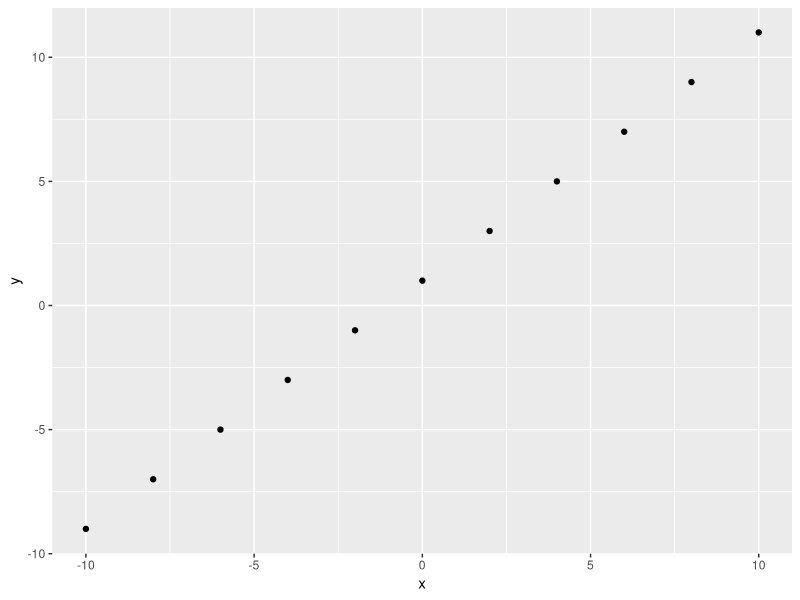
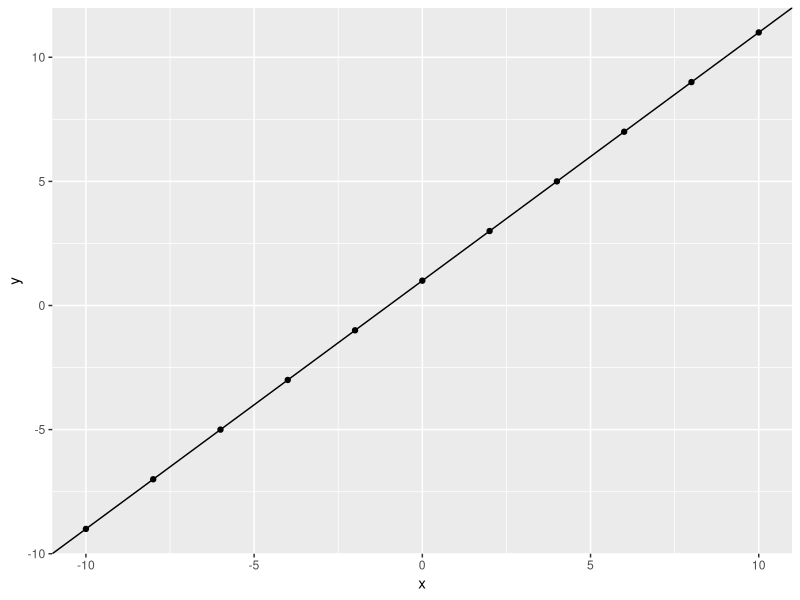
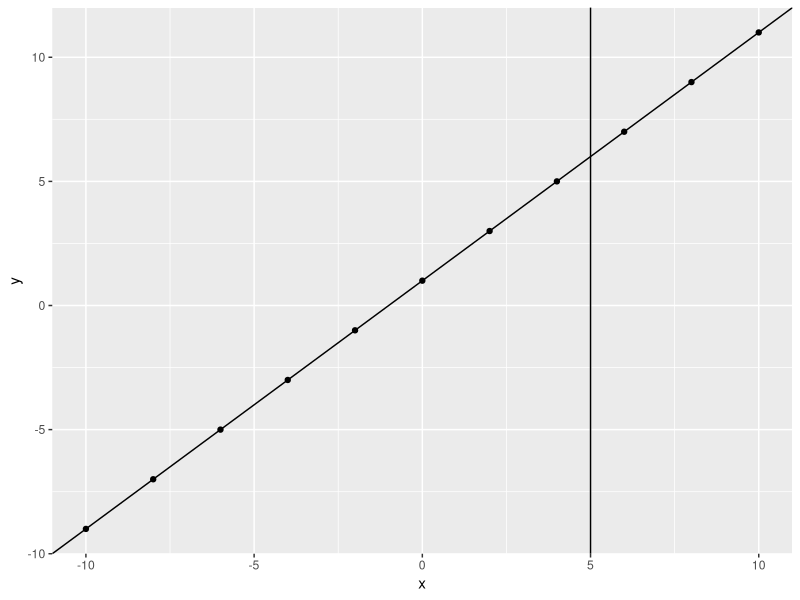
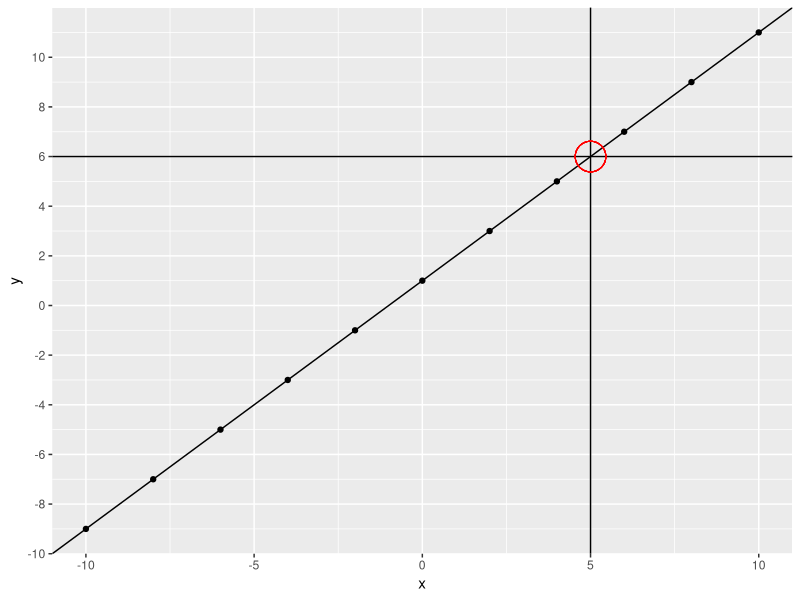
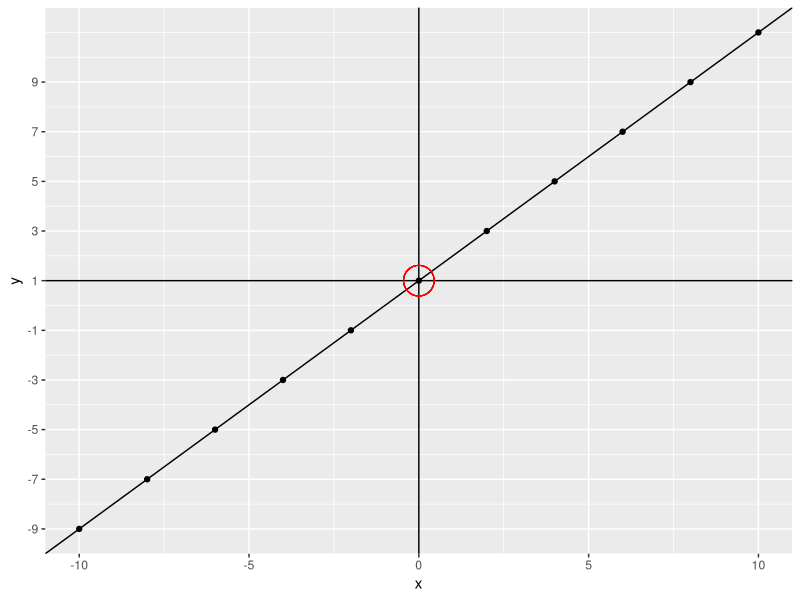
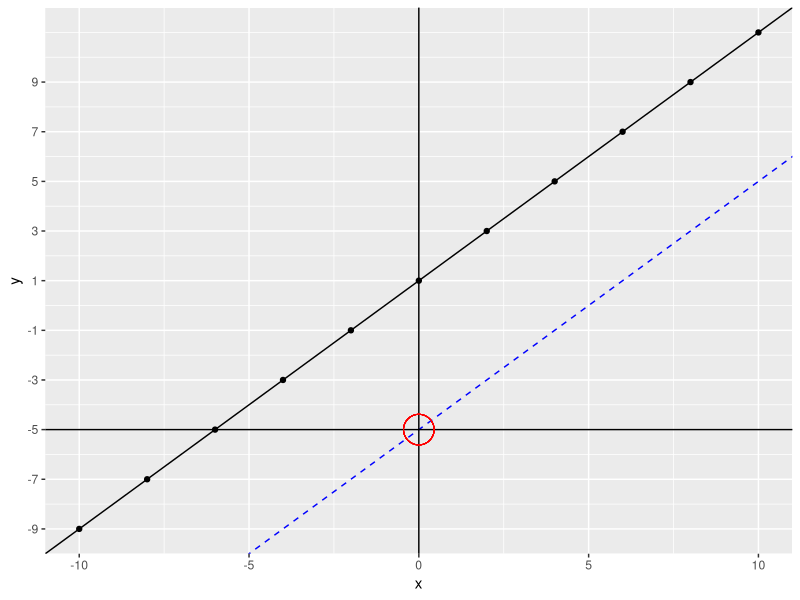
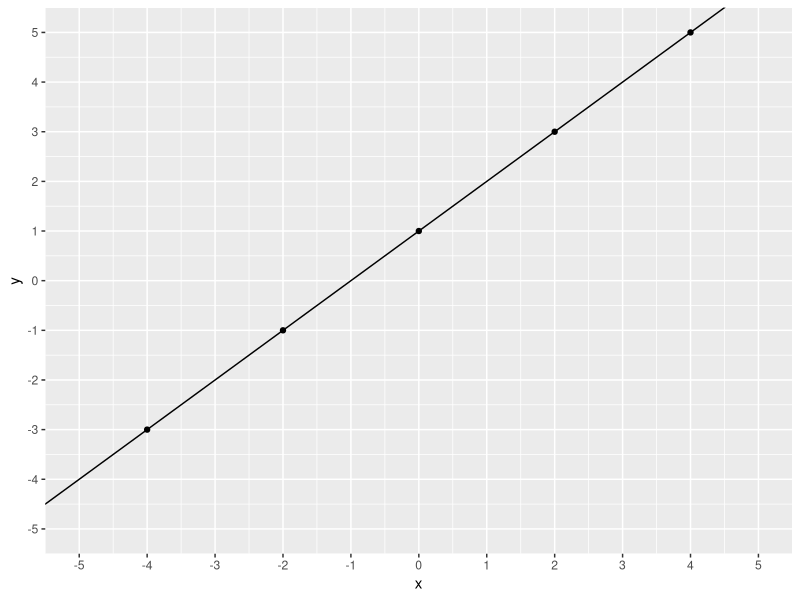
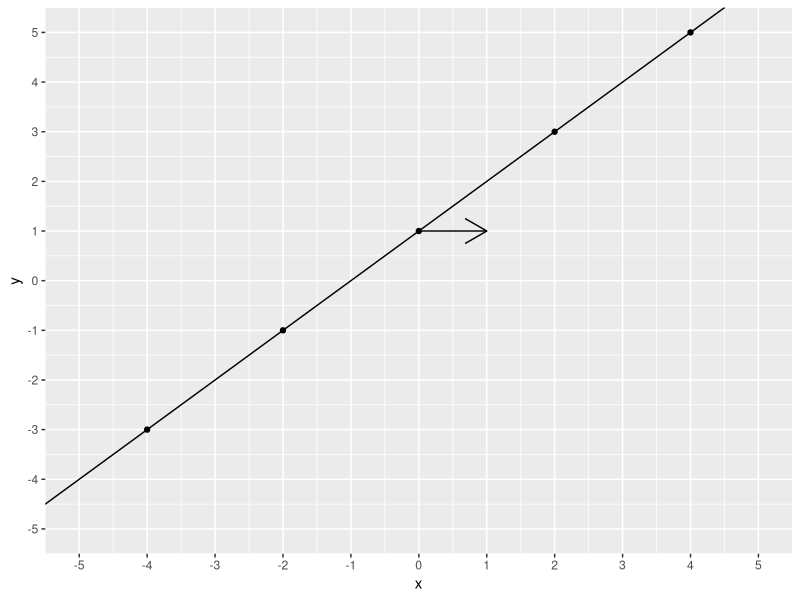

Reproduce these figures in R, in order.
## ---- chunk 1
library(ggplot2)
library(dplyr)
## ---- chunk 2
set.seed(42)
## ---- chunk 3
sp_cor <- data.frame(
  year = factor(2005:2009),
  cage_films = c(2, 3, 4, 1, 4),
  fem_editors = c(9, 14, 19, 12, 19)
)

head(sp_cor)
## ---- chunk 4
str(sp_cor)
## ---- chunk 5
cor.test(sp_cor$cage_films, sp_cor$fem_editors)
## ---- chunk 6
mod <- lm(sp_cor$cage_films ~ sp_cor$fem_editors)
summary(mod)
## ---- chunk 7
sqrt(summary(mod)$r.squared)
## ---- chunk 8
mod <- lm(sp_cor$fem_editors ~ sp_cor$cage_films)
summary(mod)
## ---- chunk 9
x <- seq(from = -10, to = 10, by = 2)
y <- x + 1

ggplot(data.frame(x, y), aes(x, y))+
        geom_point()
## ---- chunk 10

ggplot(data.frame(x, y), aes(x, y))+
        geom_point() +
        geom_abline(slope = 1, intercept = 1)
## ---- chunk 11
ggplot(data.frame(x, y), aes(x, y)) +
  geom_point() +
  geom_abline(slope = 1, intercept = 1) +
  geom_vline(xintercept = 5)
## ---- chunk 12
ggplot(data.frame(x, y), aes(x, y)) +
  geom_point() +
  geom_abline(slope = 1, intercept = 1) +
  geom_vline(xintercept = 5) +
  geom_hline(yintercept = 6) +
  geom_point(aes(x = 5, y = 6), size = 10, shape = 21, color = "red") +
  scale_y_continuous(breaks = c(seq(from = -10, to = 10, by = 2)))
## ---- chunk 13
slope <- 1
intercept <- 1
predicted_y <- 5 * slope + intercept 
predicted_y
## ---- chunk 14
ggplot(data.frame(x, y), aes(x, y)) +
  geom_point() +
  geom_abline(slope = 1, intercept = 1) +
  geom_vline(xintercept = 0) +
  geom_hline(yintercept = 1) +
  geom_point(aes(x = 0, y = 1), size = 10, shape = 21, color = "red") +
  scale_y_continuous(breaks = c(seq(from = -9, to = 9, by = 2)))
## ---- chunk 15
ggplot(data.frame(x, y), aes(x, y)) +
  geom_point() +
  geom_abline(slope = 1, intercept = 1) +
  geom_abline(slope = 1, intercept = -5, color = "blue", linetype = 2) +
  geom_vline(xintercept = 0) +
  geom_hline(yintercept = -5) +
  geom_point(aes(x = 0, y = -5), size = 10, shape = 21, color = "red") +
  scale_y_continuous(breaks = c(seq(from = -9, to = 9, by = 2)))

## ---- chunk 16
ggplot(data.frame(x, y), aes(x, y)) +
  geom_point() +
  geom_abline(slope = 1, intercept = 1) +
  scale_x_continuous(breaks = c(seq(from = -5, to = 5, by = 1))) +
  scale_y_continuous(breaks = c(seq(from = -5, to = 5, by = 1))) +
  coord_cartesian(ylim = c(-5, 5), xlim = c(-5, 5))
## ---- chunk 17
ggplot(data.frame(x, y), aes(x, y)) +
  geom_point() +
  geom_abline(slope = 1, intercept = 1) +
  scale_x_continuous(breaks = c(seq(from = -5, to = 5, by = 1))) +
  scale_y_continuous(breaks = c(seq(from = -5, to = 5, by = 1))) +
  coord_cartesian(ylim = c(-5, 5), xlim = c(-5, 5)) +
  annotate(
    geom = "segment", x = 0, xend = 1, y = 1, yend = 1,
    arrow = arrow()
  )
## ---- chunk 18
ggplot(data.frame(x, y), aes(x, y)) +
  geom_point() +
  geom_abline(slope = 1, intercept = 1) +
  scale_x_continuous(breaks = c(seq(from = -5, to = 5, by = 1))) +
  scale_y_continuous(breaks = c(seq(from = -5, to = 5, by = 1))) +
  coord_cartesian(ylim = c(-5, 5), xlim = c(-5, 5)) +
  annotate(geom = "segment", x = 0, xend = 1, y = 1, yend = 1) +
  annotate(
    geom = "segment", x = 1, xend = 1, y = 1, yend = 2,
    arrow = arrow()
  )
## ---- chunk 19
ggplot(data.frame(x, y), aes(x, y)) +
  geom_point() +
  geom_abline(slope = 1, intercept = 1) +
  scale_x_continuous(breaks = c(seq(from = -5, to = 5, by = 1))) +
  scale_y_continuous(breaks = c(seq(from = -5, to = 5, by = 1))) +
  coord_cartesian(ylim = c(-5, 5), xlim = c(-5, 5)) +
  annotate(geom = "segment", x = 0, xend = 1, y = 1, yend = 1) +
  annotate(geom = "segment", x = 1, xend = 1, y = 1, yend = 2) +
  annotate(geom = "segment", x = 1, xend = -6, y = 2, yend = 2, linetype = 3)
## ---- chunk 20
ggplot(data.frame(x, y), aes(x, y)) +
  geom_point() +
  geom_abline(slope = 1, intercept = 1) +
  scale_x_continuous(breaks = c(seq(from = -5, to = 5, by = 1))) +
  scale_y_continuous(breaks = c(seq(from = -5, to = 5, by = 1))) +
  coord_cartesian(ylim = c(-5, 5), xlim = c(-5, 5)) +
  annotate(geom = "segment", x = 0, xend = 1, y = 1, yend = 1) +
  annotate(geom = "segment", x = 1, xend = 1, y = 1, yend = 2) +
  annotate(geom = "text", x = 0.5, y = 0.5, label = "1") +
  annotate(geom = "text", x = 1.5, y = 1.5, label = "1")
## ---- chunk 21
slope <- 3
intercept <- 1
xval <- 1
y_predict <- slope * xval + intercept
y_predict
## ---- chunk 22
ggplot(data.frame(x, y), aes(x, y)) +
  geom_point() +
  geom_abline(slope = 1, intercept = 1) +
  geom_abline(slope = 3, intercept = 1, color = "blue", linetype = 2) +
  scale_x_continuous(breaks = c(seq(from = -5, to = 5, by = 1))) +
  scale_y_continuous(breaks = c(seq(from = -5, to = 5, by = 1))) +
  coord_cartesian(ylim = c(-5, 5), xlim = c(-5, 5)) +
  annotate(geom = "segment", x = 0, xend = 1, y = 1, yend = 1) +
  annotate(geom = "text", x = 0.5, y = 0.5, label = "1") +
  annotate(
    geom = "segment", x = 1, xend = 1, y = 1, yend = 4,
    color = "blue", linetype = 2
  ) +
  annotate(geom = "text", x = 1.2, y = 2.5, label = "3", color = "blue") +
  annotate(
    geom = "segment", x = 1, xend = -6, y = 4, yend = 4,
    linetype = 3, color = "blue"
  )
        
## ---- chunk 23
x <- rnorm(50, mean = 0, sd = 1)
y <- x + rnorm(50, mean = 3, sd = 0.5)
xx <- data.frame(
  x = x,
  y = y
)

ggplot(xx, aes(x, y)) +
  geom_point()
## ---- chunk 24
mod <- lm(y ~ x, data = xx)
summary(mod)
## ---- chunk 25
mod$coefficients
## ---- chunk 26
ggplot(xx, aes(x, y)) +
  geom_point() +
  geom_abline(
    slope = mod$coefficients[2],
    intercept = mod$coefficients[1]
  )
        
## ---- chunk 27
x <- seq(from = 1, to = 10, by = 1)
y <- c(2, 1, 5, 4, 3, 7, 4, 6, 10, 14)

ggplot(data.frame(x, y), aes(x, y))+
        geom_point()
## ---- chunk 28
slope1 <- 1
intercept1 <- -0.5
slope2 <- 2
intercept2 <- -0.5
slope3 <- 1
intercept3 <- 2
fit1 <- (slope1 * x) + intercept1
fit2 <- (slope2 * x) + intercept2
fit3 <- (slope3 * x) + intercept3
## ---- chunk 29
ggplot(data.frame(x, y), aes(x, y)) +
  geom_point() +
  geom_abline(
    slope = slope1, intercept = intercept1,
    color = "sky blue", linetype = 2
  ) +
  geom_segment(aes(
    x = x, xend = x,
    y = y, yend = fit1
  ),
  color = "sky blue"
  )

## ---- chunk 30
ggplot(data.frame(x, y), aes(x, y)) +
  geom_point() +
  geom_abline(
    slope = slope2, intercept = intercept2,
    color = "orange", linetype = 3
  ) +
  geom_segment(aes(
    x = x, xend = x,
    y = y, yend = fit2
  ),
  color = "orange"
  )
## ---- chunk 31
ggplot(data.frame(x, y), aes(x, y)) +
  geom_point() +
  geom_abline(
    slope = slope3, intercept = intercept3,
    color = "blue", linetype = 4
  ) +
  geom_segment(aes(
    x = x, xend = x,
    y = y, yend = fit3
  ),
  color = "blue"
  )
## ---- chunk 32
x <- seq(from = -.25, to = 1.25 * pi, length.out = 50)
y <- cos(x)
ggplot(data.frame(x, y), aes(x, y)) +
  geom_point()
## ---- chunk 33
cosmod <- lm(y ~ x)
summary(cosmod)
## ---- chunk 34
ggplot(data.frame(x, y), aes(x, y)) +
  geom_point() +
  geom_abline(slope = cosmod$coefficients[2], intercept = cosmod$coefficients[1])
## ---- chunk 35
x <- rnorm(n = 50, mean = 0, sd = 1)
y <- x + rnorm(n = 50, mean = 0, sd = 1)
y[33:36] <- rnorm(n = 4, mean = 40, sd = 1)

ggplot(data.frame(x, y), aes(x, y)) +
  geom_point()
## ---- chunk 36
outmod <- lm(y ~ x)
summary(outmod)
## ---- chunk 37
ggplot(data.frame(x, y), aes(x, y)) +
  geom_point() +
  geom_abline(slope = outmod$coefficients[2], intercept = outmod$coefficients[1])
## ---- chunk 38
wug_forage_pop <- read.csv('../data/wug_forage.csv', header = T)
index <- sample(nrow(wug_forage_pop), 100)
sample <- wug_forage_pop[index,]
## ---- chunk 39
hist(sample$time_foraging)
## ---- chunk 40
hist(sample$food_gathered)
## ---- chunk 41
mod <- lm(food_gathered ~ time_foraging, data = sample)
## ---- chunk 42
hist(residuals(mod), probability = T)
## ---- chunk 43
qqnorm(residuals(mod))
qqline(residuals(mod))
## ---- chunk 44
q <- seq(0.01, 0.99, length.out = length(mod$residuals))
plot(qnorm(q), as.vector(sort(mod$residuals)))
## ---- chunk 45
fitres <- data.frame(residuals = mod$residuals,
                     fitted_val = mod$fitted.values
)
ggplot(fitres, aes(fitted_val, residuals)) +
        geom_point()+
        geom_abline(slope = 0, intercept = 0)
## ---- chunk 46
max(abs(dffits(mod)))
## ---- chunk 47
max(cooks.distance(mod))
## ---- chunk 48
ggplot(data = sample, aes(time_foraging, food_gathered))+
        geom_point()
## ---- chunk 49
summary(mod)
## ---- chunk 50
summary(mod)
## ---- chunk 51
set.seed(111)
x <- rnorm(10, mean = 50, sd = 2)

y <- rnorm(10, mean = 20, sd = 2)

mod <- lm(y ~ x)
summary(mod)
## ---- chunk 52
mod$fitted.values
## ---- chunk 53
mod$residuals
## ---- chunk 54
xx <- data.frame(x, y,
  fit = mod$fitted.values,
  res = mod$residuals
)

ggplot(xx, aes(x = x, y = y)) +
  geom_point()
## ---- chunk 55
ggplot(xx, aes(x = x, fit)) +
        geom_point()
## ---- chunk 56
ggplot(xx) +
  geom_jitter(aes(x = x, y = fit + res, color = "blue"), width = 0.1) +
  geom_point(aes(x = x, y = y, color = "red"))
## ---- chunk 57
ggplot(xx) +
  geom_point(aes(x = x, y = fit, color = "blue")) +
  geom_point(aes(x = x, y = y, color = "red"))

## ---- chunk 58
ggplot(xx) +
  geom_point(aes(x = x, y = fit, color = "blue")) +
  geom_point(aes(x = x, y = y, color = "red")) +
  geom_segment(aes(
    x = x, xend = x,
    y = y, yend = fit
  )) +
  geom_abline(slope = mod$coefficients[2], intercept = mod$coefficients[1])
## ---- chunk 59
mod$residuals^2
## ---- chunk 60
ssr <- sum(mod$residuals^2)
ssr
## ---- chunk 61
ggplot(xx) +
  geom_point(aes(x = x, y = y, color = "red")) +
  geom_segment(aes(
    x = x, xend = x,
    y = y, yend = mean(y)
  )) +
  geom_abline(slope = 0, intercept = mean(y))   
## ---- chunk 62
ggplot(xx) +
  geom_point(aes(x = x, y = mean(y), color = "blue")) +
  geom_point(aes(x = x, y = y, color = "red")) +
  geom_segment(aes(
    x = x, xend = x,
    y = fit, yend = mean(y)
  )) +
  geom_abline(slope = 0, intercept = mean(y), linetype = 3) +
  geom_abline(
    slope = mod$coefficients[2], intercept = mod$coefficients[1],
    linetype = 2
  )
## ---- chunk 63
y - mean(y)
## ---- chunk 64
(y - mean(y))^2
## ---- chunk 65
sst <- sum((y - mean(y))^2)
sst
## ---- chunk 66
sst - ssr
## ---- chunk 67
(sst - ssr)/sst

## ---- chunk 68
summary(mod)$r.squared
## ---- chunk 69

ssm <- (sst - ssr)
n <- length(y)
k <- length(mod$coefficients)-1

(ssm/k)/(ssr/(n-(k+1)))
## ---- chunk 70
sqrt(ssr/(n-(1+k)))
## ---- chunk 71
date <- "2021-11-10"
## ---- chunk 72

